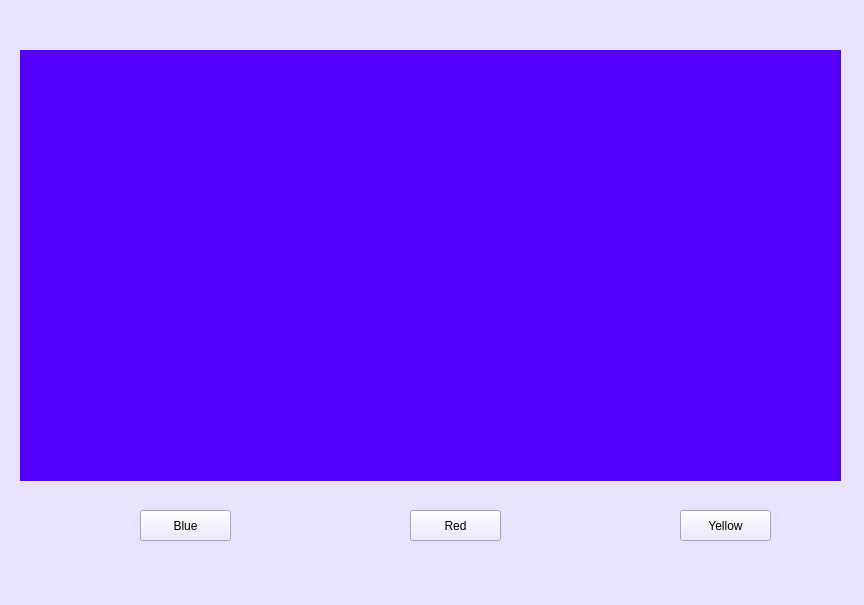
<?xml version="1.0" encoding="UTF-8"?>
<ui version="4.0">
 <class>MainWindow</class>
 <widget class="QMainWindow" name="MainWindow">
  <property name="geometry">
   <rect>
    <x>0</x>
    <y>0</y>
    <width>864</width>
    <height>605</height>
   </rect>
  </property>
  <property name="windowTitle">
   <string>MainWindow</string>
  </property>
  <property name="styleSheet">
   <string notr="true">background-color: rgb(233, 226, 255);</string>
  </property>
  <widget class="QWidget" name="centralwidget">
   <widget class="QStackedWidget" name="stackedWidget">
    <property name="geometry">
     <rect>
      <x>20</x>
      <y>50</y>
      <width>821</width>
      <height>431</height>
     </rect>
    </property>
    <property name="currentIndex">
     <number>1</number>
    </property>
    <widget class="QWidget" name="Home">
     <property name="styleSheet">
      <string notr="true">background-color: rgb(255, 255, 255);</string>
     </property>
     <widget class="QLabel" name="label">
      <property name="geometry">
       <rect>
        <x>140</x>
        <y>230</y>
        <width>511</width>
        <height>20</height>
       </rect>
      </property>
      <property name="font">
       <font>
        <family>Tahoma</family>
        <pointsize>14</pointsize>
       </font>
      </property>
      <property name="text">
       <string>Please click the buttons below to swtich betweering windows</string>
      </property>
     </widget>
    </widget>
    <widget class="QWidget" name="Blue">
     <property name="styleSheet">
      <string notr="true">background-color: rgb(85, 0, 255);</string>
     </property>
    </widget>
    <widget class="QWidget" name="Red">
     <property name="styleSheet">
      <string notr="true">background-color: rgb(255, 0, 0);</string>
     </property>
    </widget>
    <widget class="QWidget" name="Yellow">
     <property name="styleSheet">
      <string notr="true">background-color: rgb(255, 255, 0);</string>
     </property>
    </widget>
   </widget>
   <widget class="QPushButton" name="BlueButton">
    <property name="geometry">
     <rect>
      <x>140</x>
      <y>510</y>
      <width>91</width>
      <height>31</height>
     </rect>
    </property>
    <property name="text">
     <string>Blue</string>
    </property>
   </widget>
   <widget class="QPushButton" name="RedButton">
    <property name="geometry">
     <rect>
      <x>410</x>
      <y>510</y>
      <width>91</width>
      <height>31</height>
     </rect>
    </property>
    <property name="text">
     <string>Red</string>
    </property>
   </widget>
   <widget class="QPushButton" name="YellowBUtton">
    <property name="geometry">
     <rect>
      <x>680</x>
      <y>510</y>
      <width>91</width>
      <height>31</height>
     </rect>
    </property>
    <property name="text">
     <string>Yellow</string>
    </property>
   </widget>
  </widget>
  <widget class="QMenuBar" name="menubar">
   <property name="geometry">
    <rect>
     <x>0</x>
     <y>0</y>
     <width>864</width>
     <height>21</height>
    </rect>
   </property>
  </widget>
  <widget class="QStatusBar" name="statusbar"/>
 </widget>
 <resources/>
 <connections/>
</ui>
